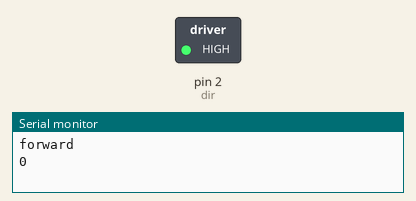
Recording of a sketch running on a simulated Arduino Uno, built with avr-gcc and run on an emulated ATmega328P. On the bench: switched loads named in the sketch (green lamp = pin HIGH), the last lines printed to the serial monitor. Pins used as bus, display or sensor lines are not drawn.

Above: at 0.1 s.
At 80.1 s:
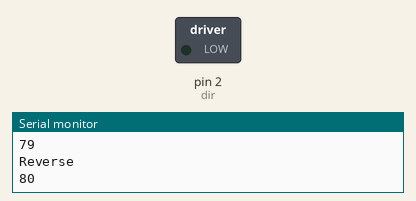
Timing chart, 0 to 81.6 s (numbered marks = the images above):
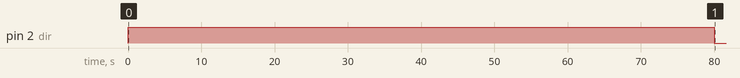

The sketch:

nema17-trial1.ino
```cpp
#include <Stepper.h>
int dir=2;
int stepp=3;
int microSecDelay = 20000;
int ms3=8;
int ms2=9;
int ms1=10;
int count = 0;

void setup()
{
  pinMode(dir, OUTPUT);       // Assign output mode to pin for direction
  pinMode(stepp, OUTPUT);      // Assign output mode to pin for setp
  digitalWrite(dir, HIGH);     // Initialize dir pin
  digitalWrite(stepp, LOW);    // Initialize step pin

  pinMode(ms3, OUTPUT);
  pinMode(ms2, OUTPUT);
  pinMode(ms1, OUTPUT);

  digitalWrite(ms1, HIGH);
  digitalWrite(ms2, HIGH);
  digitalWrite(ms3, LOW);

  Serial.begin(9600);

  }

void loop()
{
  for(count=0;count<80;count++)
  //while(count<10 && reverse==0)
  {
  Serial.println("forward");
  Serial.println(count);
  digitalWrite(dir, HIGH);     // Initialize dir pin
  digitalWrite(stepp, HIGH);       // Step motor
  delay(500);

  //delayMicroseconds(microSecDelay);  // Wait microseconds
  digitalWrite(stepp, LOW);        // Step motor
  delay(500);
  //count++;
  //forward=0;
  }

  for(count=80;count>=0;count--)
 // while(count>=10 && forward==0)
  {
  Serial.println("Reverse");
  Serial.println(count);
  digitalWrite(dir, LOW);     // Initialize dir pin
  digitalWrite(stepp, HIGH);       // Step motor
  delay(500);

  //delayMicroseconds(microSecDelay);  // Wait microseconds
  digitalWrite(stepp, LOW);        // Step motor
  delay(500);
  //count--;
  }

  //delayMicroseconds(microSecDelay);  // Wait microseconds
  }
```

Measured:
- by itself, pin 2 (dir): HIGH → LOW at 80.0 s
